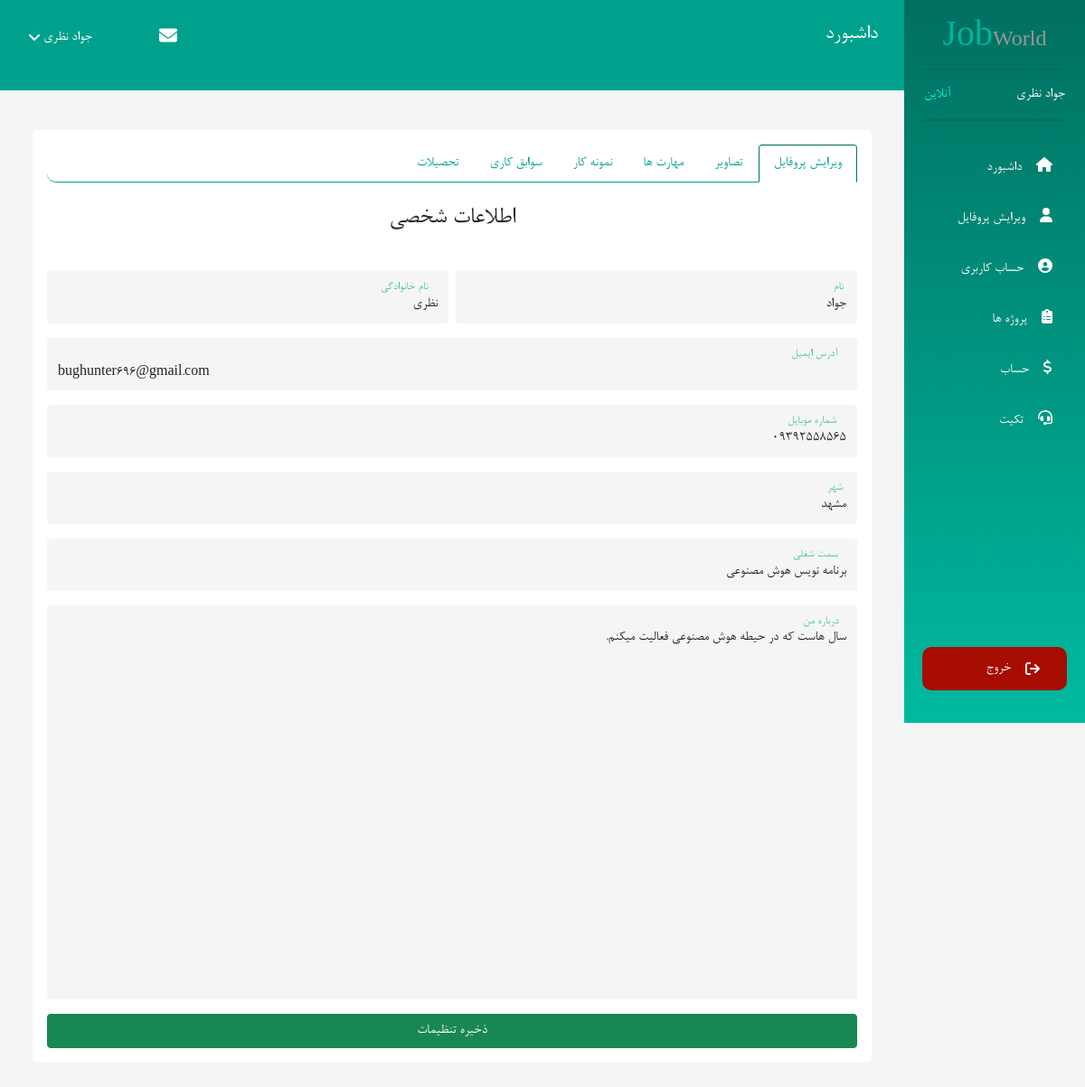
The page /jobWorld/panel/account (signed in) on the database its author committed.
### tables this page shows
CREATE TABLE `users` (
  `id` int(10) UNSIGNED NOT NULL,
  `email` varchar(255) NOT NULL,
  `username` varchar(255) NOT NULL,
  `first_name` varchar(255) NOT NULL,
  `last_name` varchar(255) NOT NULL,
  `phone_number` varchar(15) NOT NULL,
  `city` varchar(120) DEFAULT NULL,
  `about` text DEFAULT NULL,
  `expertise_title` varchar(255) DEFAULT NULL,
  `number_shaba` varchar(255) DEFAULT NULL,
  `account_balance` int(11) NOT NULL DEFAULT 0,
  `remember_tokens` varchar(255) DEFAULT NULL,
  `password` text NOT NULL,
  `permission` enum('admin','user') NOT NULL DEFAULT 'user',
  `activity_user` enum('freelancer','employer') NOT NULL DEFAULT 'freelancer',
  `image` text DEFAULT NULL,
  `verify_token` text DEFAULT NULL,
  `is_active` tinyint(4) NOT NULL DEFAULT 0 COMMENT 'enable => 1 , desable => 0',
  `forgot_token` text DEFAULT NULL,
  `forgot_token_expire` text DEFAULT NULL,
  `created_at` datetime NOT NULL,
  `updated_at` datetime DEFAULT NULL
);

### activites/User/User.php (called while the page is built, shortened)
<?php
class User
{
    public function account()
    {
        $db = new Database();
        $user = $db->select("SELECT * FROM users WHERE id=?", $_SESSION['user'][0])->fetch();
        require_once(BASE_PATH . '/tamplate/User/edit-account.php');
    }
}

### index.php (called while the page is built, shortened)
<?php
function uri($reservedUrl, $class, $method, $requestMethod = 'GET')
{
    $currentUrl = explode('?', currentUrl())[0];
    $currentUrl =  str_replace(CURRENT_DOMAIN, '', $currentUrl);
    $currentUrl = trim($currentUrl, '/');
    $currentUrlArray = explode('/', $currentUrl);
    $currentUrlArray = array_filter($currentUrlArray);
    $reservedUrl = trim($reservedUrl, '/');
    $reservedUrlArray = explode('/', $reservedUrl);
    $reservedUrlArray = array_filter($reservedUrlArray);
    if (sizeof($currentUrlArray) != sizeof($reservedUrlArray) || methodFiled() != $requestMethod) {
        return false;
    }
    $parameters = [];
    for ($key = 0; $key < sizeof($currentUrlArray); $key++) {
        if ($reservedUrlArray[$key][0] == '{' && $reservedUrlArray[$key][strlen($reservedUrlArray[$key]) - 1] == "}") {
            array_push($parameters, $currentUrlArray[$key]);
        } else if ($reservedUrlArray[$key] !== $currentUrlArray[$key]) {
            return false;
        }
    }
    $object = new $class;
    call_user_func_array(array($object, $method), $parameters);
    exit();
}
require_once('activites/User/User.php');
require_once('database/Database.php');
function protocol()
{
    return stripos($_SERVER['SERVER_PROTOCOL'], 'https') === true ? 'https://' : 'http://';
}
function currentDomain()
{
    return protocol() . $_SERVER['HTTP_HOST'];
}
function asset($src)
{
    return trim(CURRENT_DOMAIN, '/ ') . '/' . trim($src, '/ ');
}
function url($url)
{
    return trim(CURRENT_DOMAIN, '/ ') . '/' . trim($url, '/ ');
}
function currentUrl()
{
    return trim(currentDomain(), '/ ') . $_SERVER['REQUEST_URI'];
}
function methodFiled()
{
    return $_SERVER['REQUEST_METHOD'];
}
uri('panel/account', 'User\User', 'account');

### database/Database.php (called while the page is built, shortened)
<?php
class Database
{
    private $connection;
    private $dbHost = DB_HOST;
    private $dbUsername = DB_USERNAME;
    private $dbPassword = DB_PASSWORD;
    private $dbName = DB_NAME;
    private $options = array(PDO::ATTR_ERRMODE => PDO::ERRMODE_EXCEPTION, PDO::ATTR_DEFAULT_FETCH_MODE => PDO::FETCH_ASSOC, PDO::MYSQL_ATTR_INIT_COMMAND => 'SET NAMES utf8');
    public function __construct()
    {
        try {
            $this->connection = new PDO('mysql:host=' . $this->dbHost . ';dbname=' . $this->dbName, $this->dbUsername, $this->dbPassword, $this->options);
        } catch (PDOException $e) {
            echo 'error -> ' . $e->getMessage();
            exit();
        }
    }
    public function select($sql, $values = null)
    {
        try {
            $stmt = $this->connection->prepare($sql);
            if ($values == null) {
                $stmt->execute();
            } else {
                $stmt->execute([$values]);
            }
            return $stmt;
        } catch (PDOException $e) {
            echo 'error -> ' . $e->getMessage();
            return false;
        }
    }
}

### tamplate/User/edit-account.php (the view, shortened to what this page needs)
<?php require_once(BASE_PATH . '/tamplate/User/layouts/header.php') ?>
<section class="user-account ">
    <div class="row w-100 m-auto mt-5 p-0">
        <div class="col-xl-10 col-md-8 col-lg-8 me-auto mt-5">
            <div class="container">
                <div class=" my-5 bg-white p-3 rounded-3">
                    <nav>
                        <div class="nav nav-tabs" id="nav-tab" role="tablist">
                            <button class="nav-link active" id="nav-edit-tab" data-bs-toggle="tab"
                                data-bs-target="#nav-edit" type="button" role="tab" aria-controls="nav-edit"
                                aria-selected="true">ویرایش پروفایل</button>
                            <button class="nav-link" id="nav-image-tab" data-bs-toggle="tab" data-bs-target="#nav-image"
                                type="button" role="tab" aria-controls="nav-image" aria-selected="false">تصاویر</button>
                            <?php if ($user['activity_user'] === 'freelancer') { ?>
                                <button class="nav-link" id="nav-skills-tab" data-bs-toggle="tab"
                                    data-bs-target="#nav-skills" type="button" role="tab" aria-controls="nav-skills"
                                    aria-selected="false">مهارت ها</button>
                                <button class="nav-link" id="nav-protfolio-tab" data-bs-toggle="tab"
                                    data-bs-target="#nav-protfolio" type="button" role="tab" aria-controls="nav-protfolio"
                                    aria-selected="false">نمونه کار</button>
                                <button class="nav-link" id="nav-work-experience-tab" data-bs-toggle="tab" data-bs-target="#nav-work-experience"
                                    type="button" role="tab" aria-controls="nav-work-experience" aria-selected="false">سوابق کاری</button>
                                <button class="nav-link" id="nav-edu-tab" data-bs-toggle="tab" data-bs-target="#nav-edu"
                                    type="button" role="tab" aria-controls="nav-edu" aria-selected="false">تحصیلات</button>
                            <?php } ?>
                        </div>
                    </nav>
                    <div class="tab-content" id="nav-tabContent">
                        <div class="tab-pane fade show active" id="nav-edit" role="tabpanel"
                            aria-labelledby="nav-edit-tab">
                            <form action="<?= url('panel/account/edit-information') ?>" method="post"
                                enctype="multipart/form-data">
                                <h3 class="my-4 text-center">اطلاعات شخصی </h3>
                                <div class="d-flex align-items-center gap-2">
                                    <div class="form-floating my-3 w-100">
                                        <input type="text" class="form-control" id="floatingInput" name="first_name" value="<?= $user['first_name'] ?>"
                                            placeholder="نام">
                                        <label for="floatingInput">نام </label>
                                    </div>
                                    <div class="form-floating w-100">
                                        <input type="text" class="form-control" id="floatinglastname"
                                            placeholder="نام خانوادگی" name="last_name" value="<?= $user['last_name'] ?>">
                                        <label for="floatinglastname">نام خانوادگی</label>
                                    </div>
                                </div>
                                <div class="form-floating">
                                    <input type="email" class="form-control disabled text-start" id="floatingInputGrid"
                                        placeholder="آدرس ایمیل" value="<?= $user['email'] ?>" disabled>
                                    <label for="floatingInputGrid">آدرس ایمیل</label>
                                </div>
                                <div class="form-floating my-3">
                                    <input type="text" class="form-control" id="floatinglastname" name="phone_number"
                                        placeholder="شماره موبایل" value="<?= $user['phone_number'] ?>">
                                    <label for="floatinglastname">شماره موبایل</label>
                                </div>
                                <div class="form-floating my-3">
                                    <input type="text" class="form-control" id="floatingcity" name="city"
                                        placeholder="شهر" value="<?= $user['city'] ?>">
                                    <label for="floatingcity">شهر</label>
                                </div>
                                <div class="form-floating my-3">
                                    <input type="text" class="form-control" id="floatingexpertise_title" name="expertise_title"
                                        placeholder="سمت شغلی" value="<?= $user['expertise_title'] ?>">
                                    <label for="floatingexpertise_title">سمت شغلی</label>
                                </div>
                                <div class="form-floating my-3 w-100">
                                    <textarea type="text" class="form-control h-auto" id="floatingInput" rows="20"
                                        placeholder="درباره من "
                                        name="about"><?= $user['about'] ?></textarea>
                                    <label for="floatingInput">درباره من </label>
                                </div>
                                <button type="submit" class="btn btn-success w-100">ذخیره تنظیمات</button>
                            </form>
                        </div>
                    </div>
                </div>
            </div>
        </div>
    </div>
</section>
<?php require_once(BASE_PATH . '/tamplate/User/layouts/footer.php') ?>

### tamplate/User/layouts/header.php (shortened to what this page needs)
<!DOCTYPE html>
<html lang="en">
<head>
    <link rel="stylesheet" href="<?= asset('public/css/all.min.css') ?>">
    <link rel="stylesheet" href="<?= asset('public/css/bootstrap.min.css') ?>">
    <link rel="stylesheet" href="<?= asset('public/css/user-panel.css') ?>">
    <link rel="stylesheet" href="<?= asset('public/css/responsive.css') ?>">
    <link rel="stylesheet" href="<?= asset('public/jalalidatepicker/persian-datepicker.min.css') ?>">
</head>
<body style="background-color: whitesmoke;">
    <nav class="navbar navbar-collapse p-0">
        <div class="row w-100 m-0">
            <div class="col-xl-2 col-md-4 col-lg-4 p-0 fixed-top">
                <div class="user-panel-sidebar  flex-column vh-100 d-none d-md-flex ">
                    <div class="logo">
                        <h3 class="text-center">Job<span>World</span></h3>
                    </div>
                    <div class="user-status d-flex  justify-content-between align-items-center">
                        <span class="text-white"><?= $user['first_name'] . ' ' . $user['last_name'] ?></span>
                        <span>آنلاین</span>
                    </div>
                    <div class="menu mt-4">
                        <ul class="list-unstyled pe-0">
                            <li class="nav-item"><a href=" <?= url('panel') ?>" class="nav-link text-white"><i
                                        class="fa fa-home ms-3"></i>داشبورد</a></li>
                            <li class="nav-item"><a href="<?= url('panel/account') ?>" class="nav-link text-white"><i
                                        class="fa fa-user ms-3"></i>ویرایش پروفایل</a></li>
                            <li class="nav-item"><a href="<?= url('panel/edit-profile') ?>"
                                    class="nav-link text-white"><i class="fa fa-user-circle ms-3"></i>حساب کاربری</a>
                            </li>
                            <?php if ($user['activity_user'] === 'freelancer') { ?>
                                <li class="nav-item"><a href="<?= url('show-projects') ?>" class="nav-link text-white"><i
                                            class="fa fa-clipboard-list ms-3"></i>پروژه ها</a></li>
                            <?php } ?>
                            <li class="nav-item"><a
                                    href="<?= url('panel/balance') ?>" class="nav-link text-white"><i
                                        class="fa fa-dollar ms-3"></i>حساب</a></li>
                            <li class="nav-item"><a
                                    href="<?= url('panel/ticket') ?>" class="nav-link text-white"><i
                                        class="fa fa-headset ms-3"></i>تکیت</a></li>
                        </ul>
                    </div>
                    <div class="btn-exit text-center d-flex align-items-end h-100 justify-content-center">
                        <ul class="list-unstyled pe-0 w-100">
                            <li class="nav-item ">
                                <a href="<?= url('logout/') ?>" class="nav-link d-flex align-items-center text-white"><i
                                        class="fa fa-sign-out ms-3"></i>خروج </a>
                            </li>
                        </ul>
                    </div>
                </div>
            </div>
            <div class="col-xl-10 col-md-8 col-lg-8 fixed-top me-auto nav-main p-0">
                <div class="row d-flex justify-content-between align-items-center mt-4">
                    <div class="col-2 col-sm-2 col-md-2">
                        <div class="title-nav d-none d-md-block">
                            <h4 class="text-white">داشبورد</h4>
                        </div>
                    </div>
                    <div class="col-6 col-sm-6 col-md-6 ms-4">
                        <div class="men-user d-flex align-items-center justify-content-end position-relative ">
                            <div class="message-notifiaction px-3 d-flex">
                                <a href="<?= url('panel/messages') ?>" class="text-white" data-bs-toggle="tooltip" data-bs-placement="bottom"
                                    title="پیام ها"><i class="fa fa-envelope fa-lg"></i></a>
                            </div>
                            <a class="list-info-show px-2 text-decoration-none text-white d-flex align-items-center"><?= $user['first_name'] . ' ' . $user['last_name'] ?><i
                                    class="fa fa-angle-down me-1"></i></a>
                        </div>
                    </div>
                </div>
            </div>
        </div>
    </nav>

### public/css/user-panel.css (style rules this page uses)
* { direction: rtl; box-sizing: border-box; font-family: 'b-nazanin'; list-style-type: none; text-decoration: none; text-align: right; box-shadow: none !important; outline: none !important; }
.user-panel-sidebar { background: linear-gradient(#016F60, #00BAA0); padding: 20px; }
.user-panel-sidebar .logo h3 { color: #01B49C; font-size: 2.5rem; }
.user-panel-sidebar .logo span { font-size: 1.5rem; color: #959898; }
.user-status { border-top: 2px solid #016F60; border-bottom: 2px solid #016F60; padding: 15px 2px; }
.user-status span:nth-child(2) { color: #00FEDB !important; }
.menu ul li { padding: 8px 0; }
.btn-exit a { border-radius: 10px; -webkit-border-radius: 10px; -moz-border-radius: 10px; -ms-border-radius: 10px; -o-border-radius: 10px; background-color: #A70C00; padding: 12px 30px; transition: all 0.3s ease-in-out; -webkit-transition: all 0.3s ease-in-out; -moz-transition: all 0.3s ease-in-out; -ms-transition: all 0.3s ease-in-out; -o-transition: all 0.3s ease-in-out; }
.nav-main { height: 100px !important; background-color: #00a18c; }
.men-user { cursor: pointer; }
.title-nav { margin-right: 20%; }
.user-account { z-index: 1 !important; }
.user-account .form-control { background: whitesmoke !important; border: none !important; }
.user-account .form-floating>label { right: 0; left: auto; color: #00A18C !important; }
.user-account .nav-tabs .nav-link { color: #00A18C !important; }
.user-account .nav-tabs { border-bottom: 1px solid #00A18C; border-radius: 10px; -webkit-border-radius: 10px; -moz-border-radius: 10px; -ms-border-radius: 10px; -o-border-radius: 10px; }
.user-account .nav-tabs .nav-link.active { border-color: #00685a #007565 #fff; }
textarea { resize: none !important; }

### rows shown on the page
users: first_name "جواد", last_name "نظری", email "bughunter696@gmail.com", phone_number "09392558565", city "مشهد", expertise_title "برنامه نویس هوش مصنوعی", about "سال هاست که در حیطه هوش مصنوعی فعالیت میکنم."
